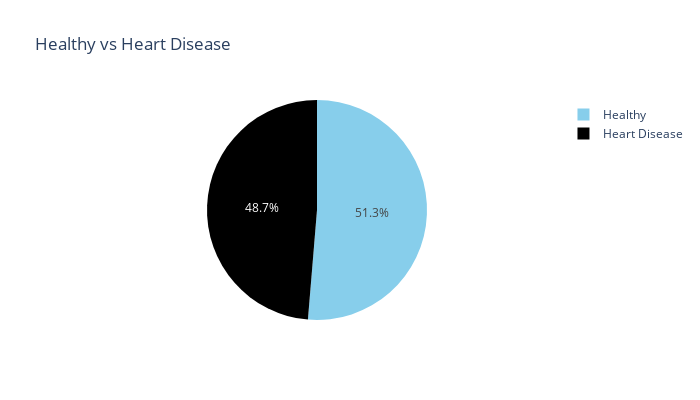

The cell this chart's notebook holds for it:
### Markdown cell above
## Data imbalance check

### Code cell
labels=["Healthy","Heart Disease"]

healthy_or_not = df['target'].value_counts().tolist()
values = [healthy_or_not[0], healthy_or_not[1]]

fig = px.pie(values=df['target'].value_counts(), names=labels , width=700, height=400, color_discrete_sequence=["skyblue","black"]
             ,title="Healthy vs Heart Disease")
fig.show()

### Figure 1 — Plotly figure (JSON) as saved in the notebook; plotly's stock layout.template omitted (floating-point values rounded to 4 significant figures)
{"data": [{"domain": {"x": [0, 1], "y": [0, 1]}, "hovertemplate": "label=%{label}<br>value=%{value}<extra></extra>", "labels": ["Healthy", "Heart Disease"], "legendgroup": "", "name": "", "showlegend": true, "type": "pie", "values": [526, 499]}], "layout": {"height": 400, "legend": {"tracegroupgap": 0}, "piecolorway": ["skyblue", "black"], "title": {"text": "Healthy vs Heart Disease"}, "width": 700}}
